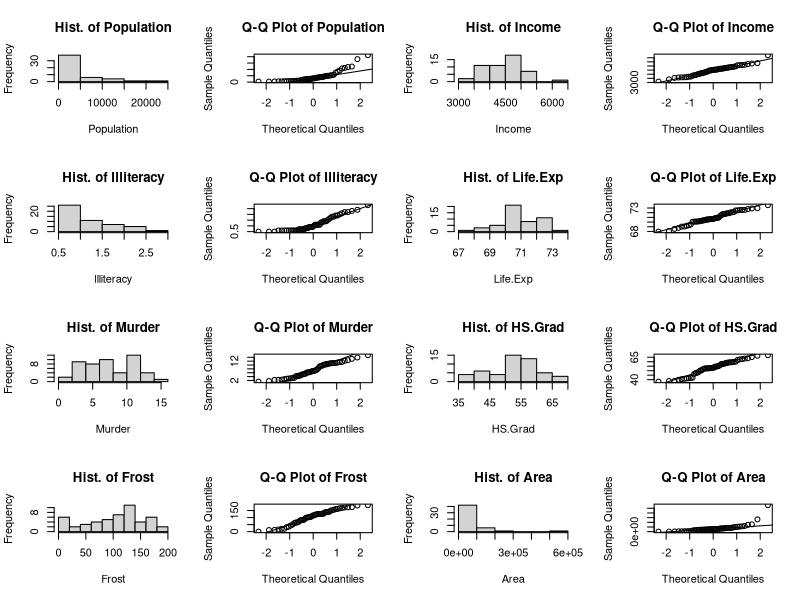
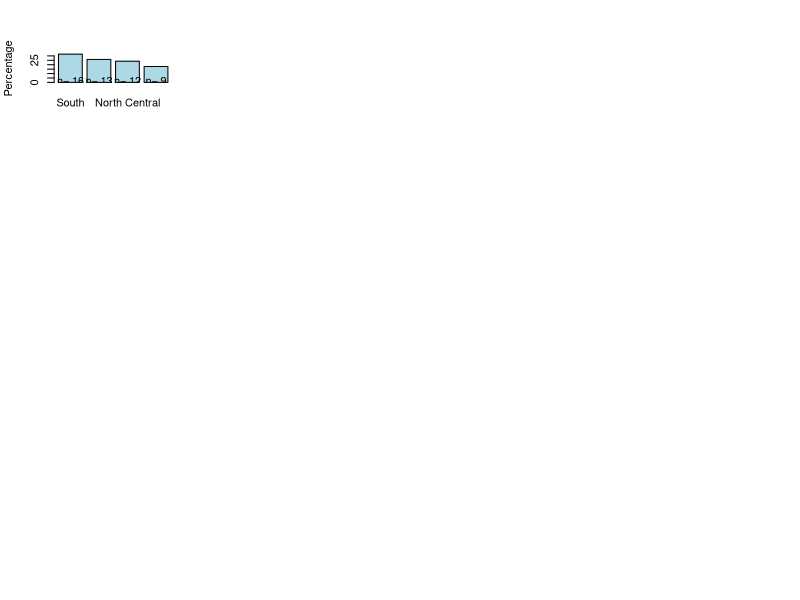
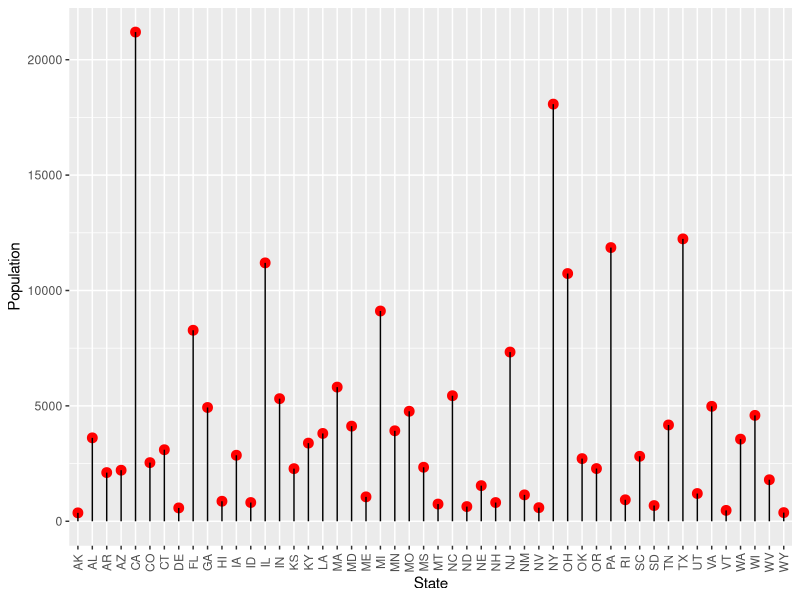
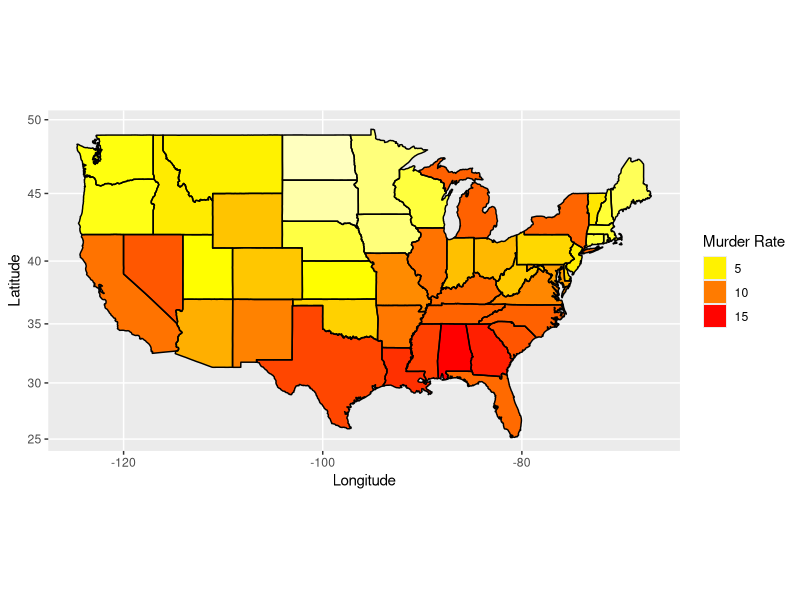
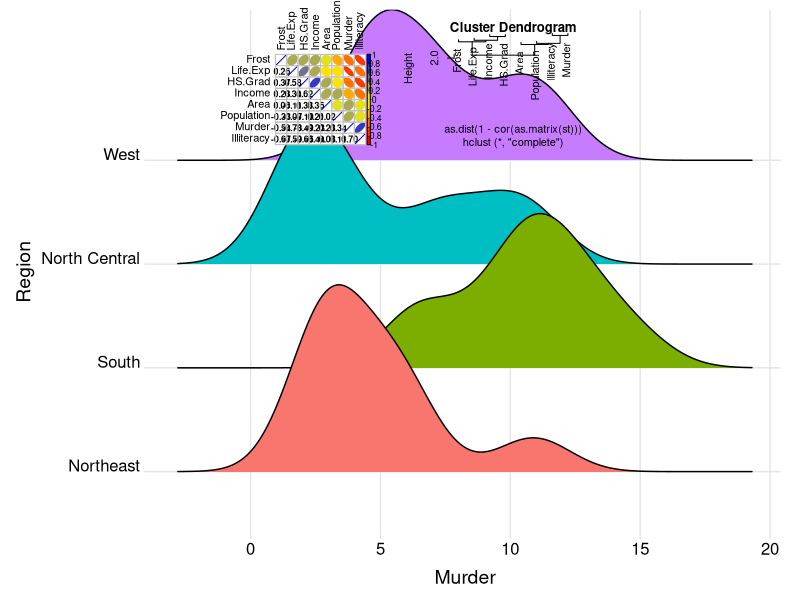
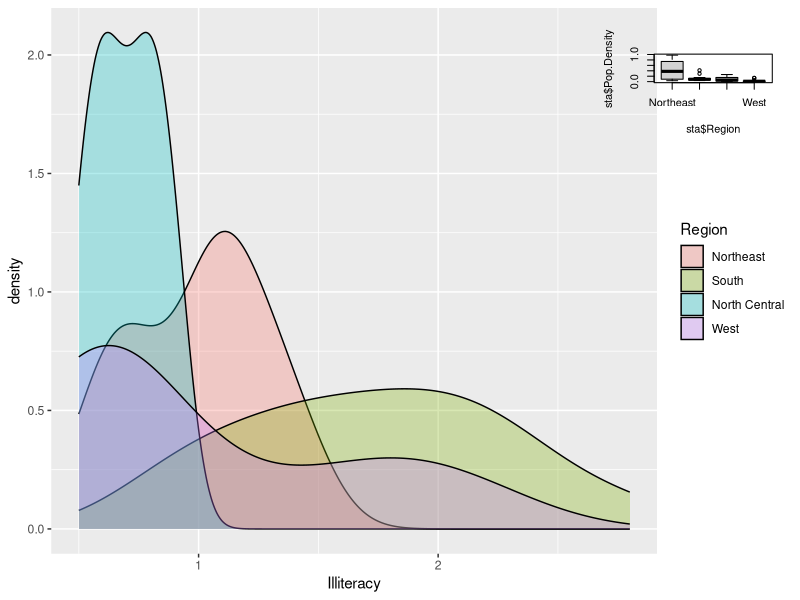
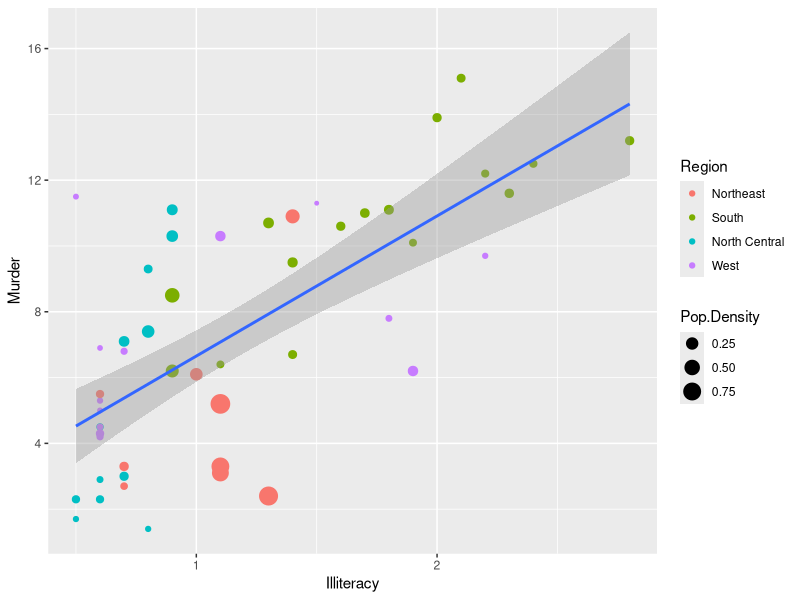
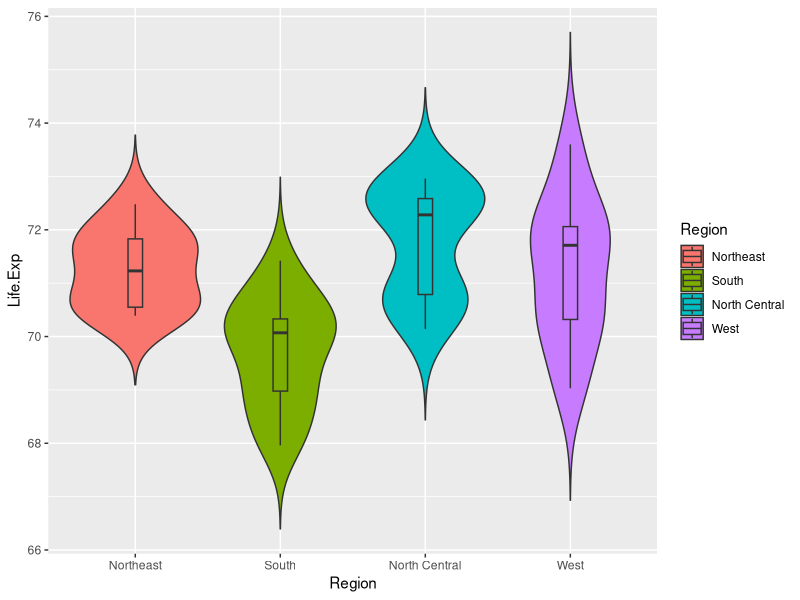

Here is the R script that generated these plots, in order:
## ---- chunk 1
tem <- data.frame(state.x77)               # transform matrix into data frame
sta <- cbind(state.abb, tem, state.region) #combine the three data sets
colnames(sta)[1] <- "State"                #Rename first column
colnames(sta)[10] <- "Region"              #Rename the 10th column
head(sta)
str(sta)
summary(sta)
## ---- chunk 2
a <- colnames(sta)[2:9] # pick up all numeric columns/variables according to the names 
par(mfrow = c(4, 4))    # layout outputs in 4 rows and 4 columns
for (i in 1:length(a)){ 
  sub = sta[a[i]][,1] # Extract corresponding variable a[i] in sta
                        
  hist(sub, main = paste("Hist. of", a[i], sep = " "), xlab = a[i])
  qqnorm(sub, main = paste("Q-Q Plot of", a[i], sep = " ")) #
  qqline(sub)           # Add a QQ plot line. 
 
   if (i == 1) {s.t <- shapiro.test(sub) # Normality test for population
  } else {s.t <- rbind(s.t, shapiro.test(sub)) # Bind a new test result to previous row
 }
}
s.t <- s.t[, 1:2]       # take the first two columnS of shapiro.test result
s.t <- cbind(a, s.t)    # add variable name for the result
s.t
## ---- chunk 3
counts <- sort(table(sta$Region), decreasing = TRUE)  #number of states in each region
percentages <- 100 * counts / length(sta$Region)      
barplot(percentages, ylab = "Percentage", col = "lightblue") 
text(x=seq(0.7, 5, 1.2), 2, paste("n=", counts))      #Add count to each bar
## ---- chunk 4
library(ggplot2)
ggplot(sta, aes(x = State, y = Population)) +
  geom_point(size=3, color="red") + 
  geom_segment(aes(x = State, xend = State, y = 0, yend = Population)) +
  theme(axis.text.x = element_text(angle = 90, vjust = 0.5)) #rotate axis lable
## ---- chunk 5
library(maps)
library(ggplot2)
sta$region <- tolower(state.name)  # lowercase states' names
states <- map_data("state")        # Extract state data
map <- merge(states, sta, by = "region", all.x = T)  # Merge states and state.x77 data
map <- map[order(map$order), ]  #must order first
ggplot(map, aes(x = long, y = lat, group = group)) +  
  geom_polygon(aes(fill = Murder)) +   
  geom_path() + 
  scale_fill_gradientn(colours = rev(heat.colors(10))) +
  coord_map() +
  labs(x = "Longitude", y = "Latitude") +
  guides(fill = guide_legend(title = "Murder Rate"))   
## ---- chunk 6
library(ggridges)
ggplot(sta, aes(x = Murder, y = Region, fill = Region)) +
  geom_density_ridges() +
  theme_ridges() +  #no color on backgroud
  theme(legend.position = "none",  #no show legend
        axis.title.x = element_text(hjust = 0.5),  #x axis title in the center
        axis.title.y = element_text(hjust = 0.5))  #y axis title in the center
## ---- chunk 7
st <- sta[, 2:9] #take numeric variables as goal matrix
library(ellipse) 
library(corrplot)
corMatrix <- cor(as.matrix(st)) # Calculate correlation matrix
col <- colorRampPalette(c("red", "yellow", "blue"))  #3 colors to represent coefficients -1 to 1.
corrplot.mixed(corMatrix, order = "AOE", lower = "number", lower.col = "black", 
               number.cex = .8, upper = "ellipse",  upper.col = col(10), 
               diag = "u", tl.pos = "lt", tl.col = "black") #mix plots of "number" and "ellipse"
## ---- chunk 8
plot(hclust(as.dist(1 - cor(as.matrix(st)))))  # hierarchical clustering
## ---- chunk 9
ggplot(sta, aes(x = Illiteracy, fill = Region)) + geom_density(alpha = 0.3)
## ---- chunk 10
sta$Pop.Density <- sta$Population/sta$Area
boxplot(sta$Pop.Density ~ sta$Region)
model <- aov(sta$Pop.Density ~ sta$Region, sta)
summary(model)
## ---- chunk 11
ggplot(sta, aes(x = Illiteracy, y = Murder)) + 
  geom_point(aes(size = Pop.Density, color = Region)) + 
  geom_smooth(method = 'lm',formula = y ~ x)  # add regression line
## ---- chunk 12
ggplot(sta, aes(x = Region, y = Life.Exp, fill = Region)) + 
  geom_violin(trim = FALSE) + 
  geom_boxplot(width = 0.1)
## ---- chunk 13
library(dplyr)
# group income into IncomeType first
sta.income <- sta %>% mutate(IncomeType = factor(ifelse(Income < 3500, "Under3500",  
                             ifelse(Income < 4000 & Income >= 3500, "3500-4000",
                               ifelse(Income < 4500 & Income >= 4000, "4000-4500",
                                 ifelse(Income < 5000 & Income >= 4500, "4500-5000", 
                                   "Above5000"))))))
ggplot(sta.income, aes(x = Murder, y = Life.Exp)) + 
  geom_point(aes(shape = IncomeType, color = Region, size = HS.Grad)) + 
  geom_smooth(method = 'lm', formula = y ~ x)
## ---- chunk 14
library(gplots)
st.matrix <- as.matrix(st) # transfer the data frame to matrix
s <- apply(st.matrix, 2, function(y)(y - mean(y)) / sd(y))  # standardize data
a <- heatmap.2(s, 
          col = greenred(75),   #color green red
          density.info = "none", 
          trace = "none", 
          scale = "none", 
          RowSideColors = rainbow(4)[sta$Region],  
          srtCol = 45,  #column labels at 45 degree
          margins = c(5, 8), # bottom and right margins
          lhei = c(5, 15)  # relative heights of the rows
) 
legend("topright", levels(sta$Region), fill = rainbow(4), cex = 0.8)  # add legend 
## ---- chunk 15
row.names(st) <- sta$State
stars(st, key.loc = c(13, 1.5), draw.segments = T)   
## ---- chunk 16
pca = prcomp(st, scale = T)  #scale = T to normalize the data
pca
plot(pca)  # plot the amount of variance each principal components captures
summary(pca)  #shows the importance of the components
percentVar <- round(100 * summary(pca)$importance[2, 1:7], 0) # compute % variances
percentVar
## ---- chunk 17
library(ggfortify)
row.names(sta) <- sta$State
autoplot(prcomp(st,  scale = T), data = sta, 
         colour = 'Region', shape = FALSE, label = TRUE, label.size = 3.5,
         loadings = TRUE, loadings.colour = 'blue', loadings.label = TRUE, 
         loadings.label.size = 4, loadings.label.colour = 'blue')
## ---- chunk 18
lm.data <- sta[, c(2:6, 9:10)]
lm.data <- within(lm.data, Region <- relevel(Region, ref = "South"))  # set region South as reference
model <- lm(Murder ~ .,  data = lm.data)
summary(model)
